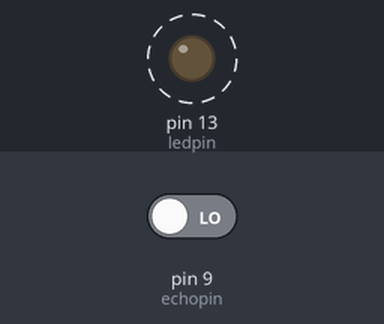
Bench run of a sketch on a simulated Arduino Uno, built with avr-gcc and run on an emulated ATmega328P. On the bench: output pins drawn as LEDs (lit = HIGH). Dashed ring = blinking. The inputs (shaded band) are chosen by the test bench; at power-on: pin 9 (echopin) LOW. Pins used as bus, display or sensor lines are not drawn; what the sketch prints to the serial monitor is not drawn.

Above: at 0.7 s.
Timing chart, 0 to 3.7 s (numbered marks = the images above):
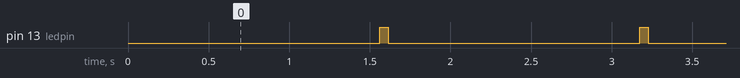

Measured:
- by itself, pin 13 (ledpin): alternates HIGH for 0.05 s and LOW for 1.6 s

The sketch:

ultrasonic_sensor.ino
```cpp
int trigpin=10;
int echopin=9;
int ledpin=13;
float duration;

float distance;
void setup() {
  Serial.begin(9600);
  pinMode(trigpin,OUTPUT);
  pinMode(echopin,INPUT);
  pinMode(ledpin,OUTPUT);


  // put your setup code here, to run once:

}

void loop() {
  digitalWrite(ledpin,LOW);
  digitalWrite(trigpin,LOW);
  delay(2);
  digitalWrite(trigpin,HIGH);
  delay(10);
  digitalWrite(trigpin,LOW);
  duration=pulseIn(echopin,HIGH);
  distance=duration*.034/2;
  Serial.print("Distance: ");
  Serial.print(distance);
  Serial.println(" ");
  delay(500);
  if(distance>=30)
  {digitalWrite(ledpin,LOW);
    }
    delay(50);
  if(distance<30)
  {digitalWrite(ledpin,HIGH);
    }

  delay(50);
  // put your main code here, to run repeatedly:

}
```
